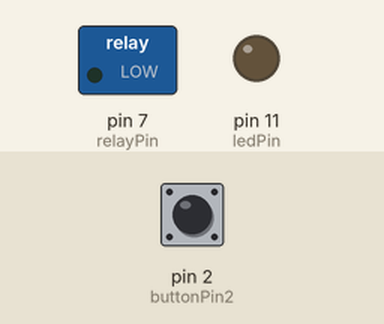
A sketch run on a simulated Arduino Uno, built with avr-gcc and run on an emulated ATmega328P. Shown: switched loads named in the sketch (green lamp = pin HIGH), output pins drawn as LEDs (lit = HIGH). Inputs (shaded band) come from the test bench; at power-on: pin 2 (buttonPin2) LOW.

Above: at 1.2 s.
1.3 s: pin 2 (buttonPin2) pulled HIGH for 0.15 s
At 2.0 s:
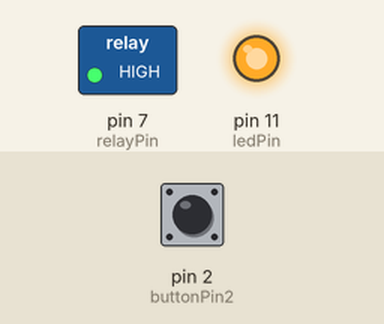
3.9 s: pin 2 (buttonPin2) pulled HIGH for 3.2 s
At 7.6 s:
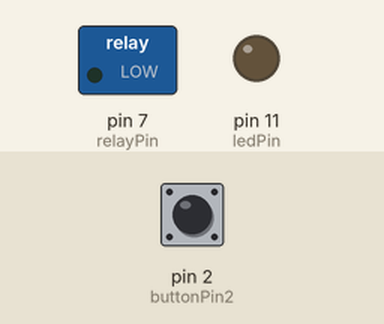
Timing chart, 0 to 9.1 s (numbered marks = the images above; inputs shaded):
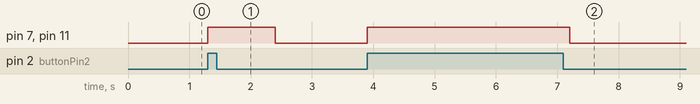

Measured:
- after the input at 1.3 s, pin 7 (relayPin), pin 11 (ledPin): LOW → HIGH at once, → LOW 1.1 s later
- after the input at 3.9 s, pin 7 (relayPin), pin 11 (ledPin): LOW → HIGH at once, → LOW 3.3 s later

The sketch:

relay_test.ino
```cpp
int relayPin = 7;
int ledPin =  11;
int buttonPin2 = 2;
int buttonState2 = 0;
void setup() {
  pinMode(ledPin, OUTPUT);
  pinMode(buttonPin2, INPUT);
  pinMode(relayPin, OUTPUT);
}


void loop() {
  buttonState2 = digitalRead(buttonPin2);
  if(buttonState2){
    digitalWrite(relayPin,HIGH);
    digitalWrite(ledPin,HIGH);
    delay(1000);
  }
  else
  {
    digitalWrite(relayPin,LOW);
    digitalWrite(ledPin,LOW);

  }
    delay(100);
}
```
